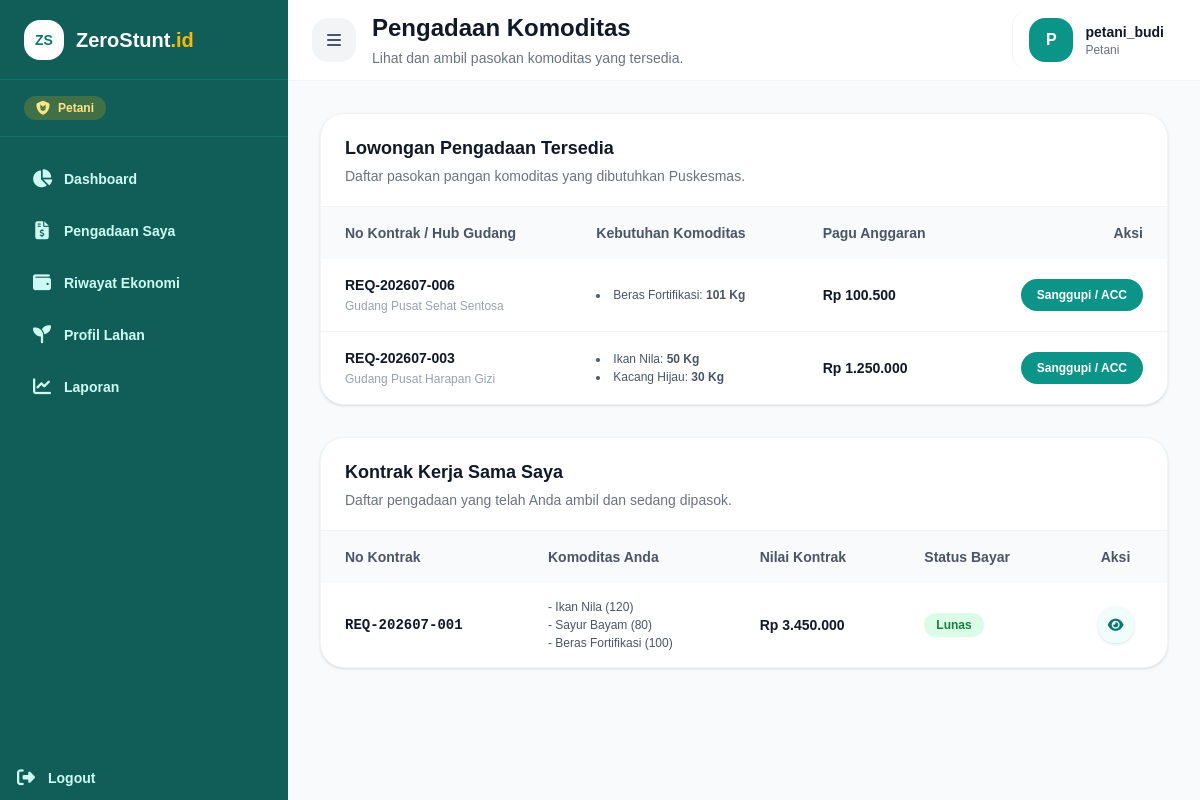
The page /transaksi/pengadaan (signed in) on the database its author committed.
### tables this page shows
CREATE TABLE `t_pengadaan` (
  `id_pengadaan` int NOT NULL,
  `id_petani` int DEFAULT NULL,
  `id_gudang` int NOT NULL,
  `no_kontrak` varchar(30) NOT NULL,
  `tgl_pengadaan` date NOT NULL,
  `total_bayar` decimal(12,2) NOT NULL DEFAULT '0.00',
  `status_bayar` enum('Pending','Lunas') NOT NULL DEFAULT 'Pending',
  `status_kontrak` enum('Mencari Petani','Disetujui','Dibatalkan') NOT NULL DEFAULT 'Mencari Petani',
  `keterangan` text,
  `tgl_created` timestamp NULL DEFAULT CURRENT_TIMESTAMP,
  `tgl_updated` timestamp NULL DEFAULT CURRENT_TIMESTAMP ON UPDATE CURRENT_TIMESTAMP
);

CREATE TABLE `gudang` (
  `id_gudang` int NOT NULL,
  `nama_gudang` varchar(100) NOT NULL,
  `lokasi_gudang` text,
  `jenis_gudang` enum('Pusat','Posyandu') NOT NULL,
  `alamat_lengkap` text,
  `nama_pengelola` varchar(100) DEFAULT NULL,
  `tgl_created` timestamp NULL DEFAULT CURRENT_TIMESTAMP,
  `is_deleted` tinyint(1) NOT NULL DEFAULT '0'
);

CREATE TABLE `t_pengadaan_detail` (
  `id_pengadaan_detail` int NOT NULL,
  `id_pengadaan` int NOT NULL,
  `id_komoditas` int NOT NULL,
  `jumlah` decimal(10,2) NOT NULL,
  `harga_satuan` decimal(10,2) NOT NULL DEFAULT '0.00',
  `subtotal` decimal(12,2) GENERATED ALWAYS AS ((`jumlah` * `harga_satuan`)) STORED
);

CREATE TABLE `komoditas_pangan` (
  `id_komoditas` int NOT NULL,
  `nama_komoditas` varchar(100) NOT NULL,
  `kategori_gizi` varchar(50) DEFAULT NULL,
  `id_satuan` int NOT NULL,
  `deskripsi` text,
  `tgl_created` timestamp NULL DEFAULT CURRENT_TIMESTAMP,
  `is_deleted` tinyint(1) NOT NULL DEFAULT '0'
);

CREATE TABLE `satuan` (
  `id_satuan` int NOT NULL,
  `nama_satuan` varchar(50) NOT NULL,
  `singkat` varchar(10) NOT NULL,
  `tgl_created` timestamp NULL DEFAULT CURRENT_TIMESTAMP,
  `is_deleted` tinyint(1) NOT NULL DEFAULT '0'
);

### controllers/TransaksiController.php (called while the page is built, shortened)
<?php
require_once '../models/Pengadaan.php';
class TransaksiController
{
    public function pengadaan()
    {
        $role = $_SESSION['role'] ?? '';
        $isAdmin = defined('ROLE_ADMIN') ? $role === ROLE_ADMIN : strtolower($role) === 'admin';
        $isPetani = defined('ROLE_PETANI') ? $role === ROLE_PETANI : strtolower($role) === 'petani';
        $pengadaanModel = new Pengadaan();
        $data = [];
        if ($isPetani) {
            $id_petani = $_SESSION['user_id'];
            $limit = 5;
            $searchTaken = trim($_GET['q_taken'] ?? '');
            $totalTakenAwal = $pengadaanModel->countByPetani($id_petani);
            $allTaken = $totalTakenAwal > 0
                ? $pengadaanModel->getByPetaniPaginated($id_petani, $totalTakenAwal, 0)
                : [];
            $allTaken = array_map(function ($item) {
                $detailSearch = '';
                foreach (($item['details'] ?? []) as $det) {
                    $detailSearch .= ' ' . ($det['nama_komoditas'] ?? '');
                    $detailSearch .= ' ' . ($det['jumlah'] ?? '');
                    $detailSearch .= ' ' . ($det['satuan'] ?? '');
                }
                $item['detail_search'] = trim($detailSearch);
                $item['total_bayar_label'] = 'Rp ' . number_format($item['total_bayar'] ?? 0, 0, ',', '.');
                return $item;
            }, $allTaken);
            $searchedTaken = SearchHelper::searchArray($allTaken, $searchTaken, [
                'no_kontrak',
                'detail_search',
                'total_bayar_label',
                'status_bayar'
            ]);
            $paginationTaken = PaginationHelper::paginateArray($searchedTaken, $limit, 'p_taken');
            $data['taken'] = $paginationTaken['data'];
            $data['total_pages_taken'] = $paginationTaken['total_halaman'];
            $data['current_page_taken'] = $paginationTaken['halaman_aktif'];
            $data['total_data_taken'] = $paginationTaken['total_data'];
            $data['per_halaman_taken'] = $paginationTaken['per_halaman'];
        }
        require '../views/transaksi/pengadaan/pengadaan.php';
    }
}

### models/Pengadaan.php (called while the page is built, shortened)
<?php
class Pengadaan
{
    protected $db;
    public function __construct()
    {
        global $koneksi;
        $this->db = $koneksi;
    }
    public function getDetails($id_pengadaan): array
    {
        $stmt = mysqli_prepare($this->db, "
            SELECT pd.*, k.nama_komoditas, s.singkat as satuan
            FROM t_pengadaan_detail pd
            JOIN komoditas_pangan k ON pd.id_komoditas = k.id_komoditas
            JOIN satuan s ON k.id_satuan = s.id_satuan
            WHERE pd.id_pengadaan = ?
        ");
        mysqli_stmt_bind_param($stmt, 'i', $id_pengadaan);
        mysqli_stmt_execute($stmt);
        $result = mysqli_stmt_get_result($stmt);
        $details = mysqli_fetch_all($result, MYSQLI_ASSOC);
        return $details;
    }
    public function countByPetani($idPetani): int
    {
        $stmt = mysqli_prepare($this->db, "SELECT COUNT(*) as total FROM t_pengadaan WHERE id_petani = ?");
        mysqli_stmt_bind_param($stmt, 'i', $idPetani);
        mysqli_stmt_execute($stmt);
        $result = mysqli_stmt_get_result($stmt);
        $row = mysqli_fetch_assoc($result);
        return (int) ($row['total'] ?? 0);
    }
    public function getByPetaniPaginated($idPetani, $limit, $offset): array
    {
        $stmt = mysqli_prepare($this->db, "
            SELECT p.*, g.nama_gudang
            FROM t_pengadaan p
            JOIN gudang g ON p.id_gudang = g.id_gudang
            WHERE p.id_petani = ?
            ORDER BY p.id_pengadaan DESC
            LIMIT ? OFFSET ?
        ");
        mysqli_stmt_bind_param($stmt, 'iii', $idPetani, $limit, $offset);
        mysqli_stmt_execute($stmt);
        $result = mysqli_stmt_get_result($stmt);
        $data = [];
        while ($row = mysqli_fetch_assoc($result)) {
            $row['details'] = $this->getDetails($row['id_pengadaan']);
            $data[] = $row;
        }
        return $data;
    }
}

### helpers/SearchHelper.php (called while the page is built)
<?php
class SearchHelper
{
    public static function searchArray(array $dataArray, string $keyword = '', array $columns = []): array
    {
        $keyword = trim(strtolower($keyword));
        if ($keyword === '') {
            return array_values($dataArray);
        }
        $filtered = array_filter($dataArray, function ($row) use ($keyword, $columns) {
            $targetColumns = !empty($columns) ? $columns : array_keys($row);
            foreach ($targetColumns as $column) {
                if (!isset($row[$column])) {
                    continue;
                }
                $value = $row[$column];
                if (is_array($value) || is_object($value)) {
                    continue;
                }
                $value = strtolower((string) $value);
                if (str_contains($value, $keyword)) {
                    return true;
                }
            }
            return false;
        });
        return array_values($filtered);
    }
}

### helpers/PaginationHelper.php (called while the page is built, shortened)
<?php
class PaginationHelper
{
    public static function paginateArray(array $dataArray, int $perHalaman = 30, string $pageParam = 'page'): array
    {
        $totalData = count($dataArray);
        $totalHalaman = (int) ceil($totalData / $perHalaman);
        $halamanAktif = isset($_GET[$pageParam]) ? (int) $_GET[$pageParam] : 1;
        $offset = ($halamanAktif - 1) * $perHalaman;
        $paginatedData = array_slice($dataArray, $offset, $perHalaman);
        return [
            'data' => $paginatedData,
            'halaman_aktif' => $halamanAktif,
            'total_halaman' => $totalHalaman,
            'total_data' => $totalData,
            'per_halaman' => $perHalaman,
            'page_param' => $pageParam
        ];
    }
}

### views/transaksi/pengadaan/pengadaan.php (the view, shortened to what this page needs)
<?php
$data = $data ?? [];
$role = $_SESSION['role'] ?? '';
$isPetani = defined('ROLE_PETANI') ? $role === ROLE_PETANI : strtolower($role) === 'petani';
$available = $data['available'] ?? [];
$taken = $data['taken'] ?? [];
?>
<?php
$renderAvailableTable = function () use ($available, $data) {
?>
    <div class="overflow-x-auto">
        <table class="w-full text-sm">
            <thead class="bg-gray-50">
                <tr>
                    <th class="px-6 py-4 text-left font-bold text-gray-600">No Kontrak / Hub Gudang</th>
                    <th class="px-6 py-4 text-left font-bold text-gray-600">Kebutuhan Komoditas</th>
                    <th class="px-6 py-4 text-left font-bold text-gray-600">Pagu Anggaran</th>
                    <th class="px-6 py-4 text-right font-bold text-gray-600">Aksi</th>
                </tr>
            </thead>
            <tbody class="divide-y divide-gray-100">
                <?php foreach ($available as $item): ?>
                    <tr class="hover:bg-gray-50">
                        <td class="px-6 py-4 font-bold text-gray-900">
                            <?= htmlspecialchars($item['no_kontrak'] ?? '') ?><br>
                            <span class="text-xs text-gray-400 font-normal">
                                <?= htmlspecialchars($item['nama_gudang'] ?? '') ?>
                            </span>
                        </td>
                        <td class="px-6 py-4">
                            <ul class="text-xs text-gray-600 list-disc list-inside space-y-0.5">
                                <?php
                                $hitungTotalNilaiAvail = 0;
                                foreach (($item['details'] ?? []) as $det):
                                    $qty = (float) ($det['jumlah'] ?? 0);
                                    $harga = (float) ($det['harga_satuan'] ?? 0);
                                    $hitungTotalNilaiAvail += ($qty * $harga);
                                ?>
                                    <li>
                                        <?= htmlspecialchars($det['nama_komoditas'] ?? '') ?>:
                                        <strong><?= number_format($qty, 0, ',', '.') ?> <?= htmlspecialchars($det['satuan'] ?? 'Kg') ?></strong>
                                    </li>
                                <?php endforeach; ?>
                            </ul>
                        </td>
                        <td class="px-6 py-4 font-bold text-gray-900">
                            Rp <?= number_format($hitungTotalNilaiAvail, 0, ',', '.') ?>
                        </td>
                        <td class="px-6 py-4 text-right">
                            <form action="/transaksi/pengadaan/ambil" method="post">
                                <button type="submit" class="rounded-xl bg-teal-600 px-4 py-2 text-xs font-bold text-white transition hover:bg-teal-700">
                                    Sanggupi / ACC
                                </button>
                            </form>
                        </td>
                    </tr>
                <?php endforeach; ?>
            </tbody>
        </table>
    </div>
<?php
};
$renderTakenTable = function () use ($taken, $data) {
?>
    <div class="overflow-x-auto">
        <table class="w-full text-sm">
            <thead class="bg-gray-50">
                <tr>
                    <th class="px-6 py-4 text-left font-bold text-gray-600">No Kontrak</th>
                    <th class="px-6 py-4 text-left font-bold text-gray-600">Komoditas Anda</th>
                    <th class="px-6 py-4 text-left font-bold text-gray-600">Nilai Kontrak</th>
                    <th class="px-6 py-4 text-left font-bold text-gray-600">Status Bayar</th>
                    <th class="px-6 py-4 text-center font-bold text-gray-600">Aksi</th>
                </tr>
            </thead>
            <tbody class="divide-y divide-gray-100">
                <?php foreach ($taken as $item): ?>
                    <tr class="hover:bg-gray-50">
                        <td class="px-6 py-4 font-mono font-bold text-gray-900">
                            <?= htmlspecialchars($item['no_kontrak'] ?? '') ?>
                        </td>
                        <td class="px-6 py-4">
                            <ul class="text-xs text-gray-600 space-y-0.5">
                                <?php
                                $hitungTotalNilaiTaken = 0;
                                foreach (($item['details'] ?? []) as $det):
                                    $qty = (float) ($det['jumlah'] ?? 0);
                                    $harga = (float) ($det['harga_satuan'] ?? 0);
                                    $hitungTotalNilaiTaken += ($qty * $harga);
                                ?>
                                    <li>- <?= htmlspecialchars($det['nama_komoditas'] ?? '') ?> (<?= number_format($qty, 0, ',', '.') ?>)</li>
                                <?php endforeach; ?>
                            </ul>
                        </td>
                        <td class="px-6 py-4 text-gray-900 font-bold">
                            Rp <?= number_format($hitungTotalNilaiTaken, 0, ',', '.') ?>
                        </td>
                        <td class="px-6 py-4">
                            <span class="inline-flex rounded-full px-3 py-1 text-xs font-bold <?= ($item['status_bayar'] ?? '') === 'Lunas' ? 'bg-green-100 text-green-700' : 'bg-red-100 text-red-700' ?>">
                                <?= htmlspecialchars($item['status_bayar'] ?? '') ?>
                            </span>
                        </td>
                        <td class="px-6 py-4 text-center">
                            <a href="/transaksi/pengadaan/detail?id=<?= $item['id_pengadaan'] ?>" class="inline-flex h-9 w-9 items-center justify-center rounded-xl bg-teal-50 text-teal-700 transition hover:bg-teal-100 shadow-sm">
                                <i class="fa-solid fa-eye text-sm"></i>
                            </a>
                        </td>
                    </tr>
                <?php endforeach; ?>
            </tbody>
        </table>
    </div>
<?php
};
?>
<div class="space-y-8">
    <?php if ($isPetani): ?>
        <div class="overflow-hidden rounded-3xl border border-gray-100 bg-white shadow-sm">
            <div class="border-b border-gray-100 px-6 py-5">
                <h3 class="text-lg font-extrabold text-gray-900">Lowongan Pengadaan Tersedia</h3>
                <p class="text-sm text-gray-500 mt-1">Daftar pasokan pangan komoditas yang dibutuhkan Puskesmas.</p>
            </div>
            <div id="availableTable">
                <?php $renderAvailableTable(); ?>
            </div>
        </div>
        <div class="overflow-hidden rounded-3xl border border-gray-100 bg-white shadow-sm mt-8">
            <div class="border-b border-gray-100 px-6 py-5">
                <h3 class="text-lg font-extrabold text-gray-900">Kontrak Kerja Sama Saya</h3>
                <p class="text-sm text-gray-500 mt-1">Daftar pengadaan yang telah Anda ambil dan sedang dipasok.</p>
            </div>
            <div id="takenTable">
                <?php $renderTakenTable(); ?>
            </div>
        </div>
    <?php endif; ?>
</div>
<?php
require '../views/layouts/dashboard.php';
?>

### rows shown on the page
t_pengadaan: no_kontrak "REQ-202607-006", id_gudang.nama_gudang "Gudang Pusat Sehat Sentosa", hitungTotalNilaiAvail "100.500"
t_pengadaan_detail: id_komoditas.nama_komoditas "Beras Fortifikasi", jumlah "101", satuan.singkat "Kg"
t_pengadaan: no_kontrak "REQ-202607-003", id_gudang.nama_gudang "Gudang Pusat Harapan Gizi", hitungTotalNilaiAvail "1.250.000"
t_pengadaan_detail: id_komoditas.nama_komoditas "Ikan Nila", jumlah "50", satuan.singkat "Kg"
t_pengadaan_detail: id_komoditas.nama_komoditas "Kacang Hijau", jumlah "30", satuan.singkat "Kg"
t_pengadaan: no_kontrak "REQ-202607-001", hitungTotalNilaiTaken "3.450.000", status_bayar "Lunas"
t_pengadaan_detail: id_komoditas.nama_komoditas "Ikan Nila", jumlah "120"
t_pengadaan_detail: id_komoditas.nama_komoditas "Sayur Bayam", jumlah "80"
t_pengadaan_detail: id_komoditas.nama_komoditas "Beras Fortifikasi", jumlah "100"

### other values the page prints
$role "Petani"
$menu['label'] "Dashboard"
$menu['label'] "Pengadaan Saya"
$menu['label'] "Riwayat Ekonomi"
$menu['label'] "Profil Lahan"
$menu['label'] "Laporan"
$pageTitle "Pengadaan Komoditas"
$pageSubtitle "Lihat dan ambil pasokan komoditas yang tersedia."
$initial "P"
$username "petani_budi"
